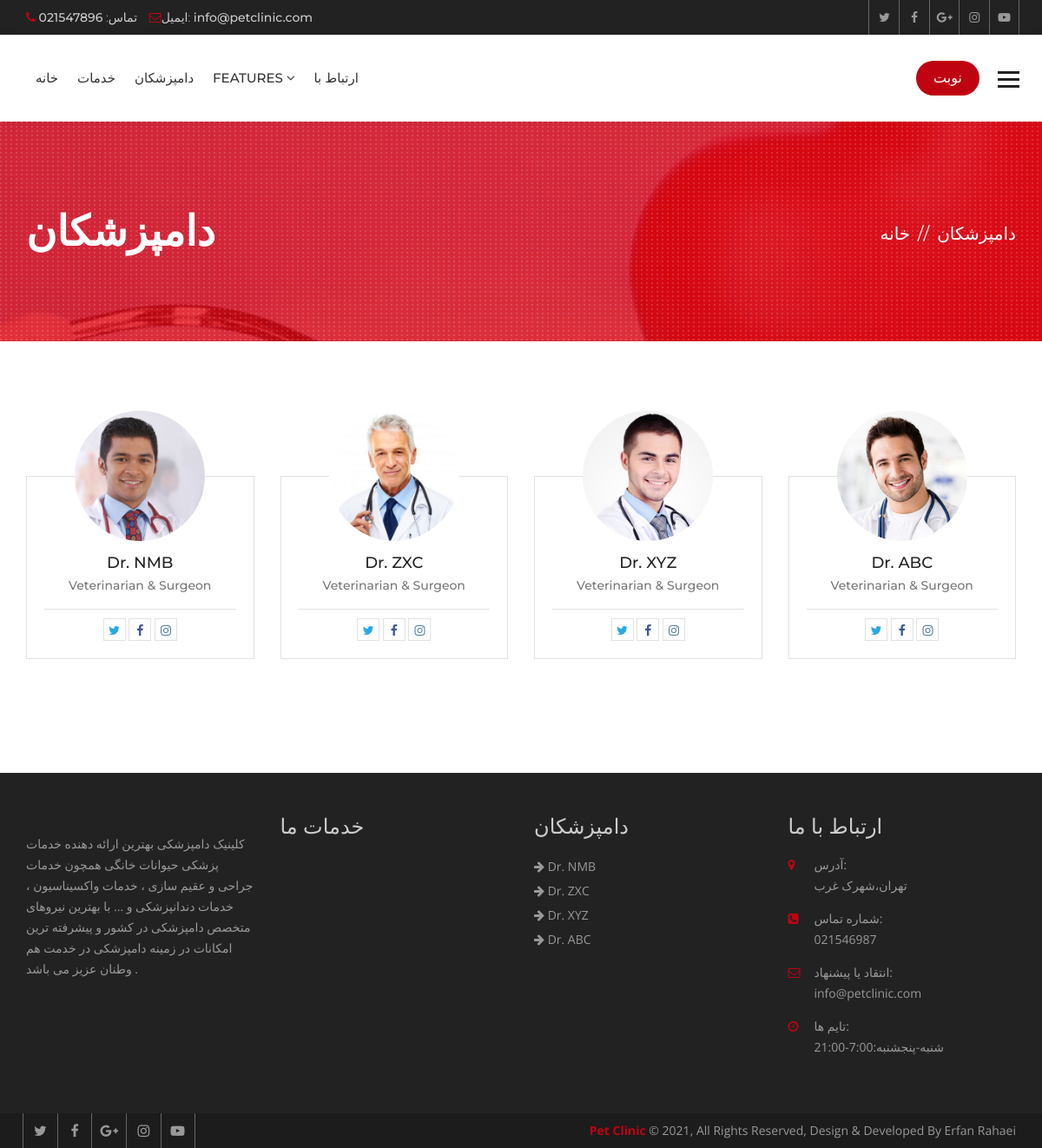
The app's page /doctors/ with its own data.
### hospital/models.py (models this page shows, shortened)
class Doctor(models.Model):
    name = models.CharField(max_length=120)
    speciality = models.CharField(max_length=120)
    picture = models.ImageField(upload_to="doctors/")
    details = models.TextField()
    experience = models.TextField()
    expertize = models.ManyToManyField(to='Expertize', related_name='doctors')
    twitter = models.CharField(max_length=120, blank=True, null=True)
    facebook = models.CharField(max_length=120, blank=True, null=True)
    instagram = models.CharField(max_length=120, blank=True, null=True)

### hospital/views.py (the view)
# urls.py: path('doctors/', views.DoctorListView.as_view(), name="doctors"),
class DoctorListView(ListView):
    template_name = 'hospital/team.html'
    queryset = Doctor.objects.all()
    paginate_by = 8

### hospital/context_processors.py (called while the page is built)
def footer_content(request):
    services = Service.objects.all()
    doctors = Doctor.objects.all()
    context = {
        'services': services,
        'doctors': doctors
    }
    return context

### templates/hospital/team.html (shortened to what this page needs)
{% extends 'base.html' %}
{% block maincontent %}
<div class="inner-banner">
  <div class="container">
    <div class="row">
      <div class="col-md-7">
        <h1>دامپزشکان</h1>
      </div>
      <div class="col-md-5">
        <ol class="breadcrumb">
          <li><a href="{% url 'index' %}">خانه</a></li>
          <li class="active">دامپزشکان</li>
        </ol>
      </div>
    </div>
  </div>
</div>
<div class="main-content">
  <div class="team-page">
    <div class="container">
      <div class="row">
        {% for doctor in object_list %}
        <div class="col-md-3 col-sm-6">
          <div class="team-box mb50">
            <div class="team-thumb">  <img src="{{ doctor.picture.url }}" alt=""></div>
            <div class="team-text">
              <h5><a href="{% url 'doctor_details' doctor.id %}">{{ doctor.name }}</a></h5>
              <strong>{{ doctor.speciality }}</strong>
              <ul class="team-social">
                {% if doctor.twitter %}
                <li><a class="tw" href="{{ doctor.twitter }}"><i class="fa fa-twitter" aria-hidden="true"></i></a></li>
                {% endif %}
                {% if doctor.facebook %}
                <li><a class="fb" href="{{ doctor.facebook }}"><i class="fa fa-facebook" aria-hidden="true"></i></a>
                </li>
                {% endif %}
                {% if doctor.instagram %}
                <li><a class="insta" href="{{ doctor.instagram }}"><i class="fa fa-instagram"
                      aria-hidden="true"></i></a></li>
                {% endif %}
              </ul>
            </div>
          </div>
        </div>
        {% endfor %}
      </div>
      <div class="row">
        <div class="col-md-12">
        </div>
      </div>
    </div>
  </div>
</div>
{% endblock maincontent %}

### templates/base.html (shortened to what this page needs)
{% load static %}
<!DOCTYPE html>
<html lang="en">
<head>
  {% include 'partials/_css.html' %}
</head>
<body>
  <div class="wrapper">
    {% include 'partials/_header.html' %}
    {% block maincontent %}
    {% endblock maincontent %}
    {% include 'partials/_footer.html' %}
    {% include 'partials/_js.html' %}
</body>
</html>

### templates/partials/_css.html (shortened to what this page needs)
{% load static %}
<link href="{% static 'pet_clinic/css/custom.css' %}" rel="stylesheet">
<link href="{% static 'pet_clinic/css/bootstrap.min.css' %}" rel="stylesheet">
<link href="{% static 'pet_clinic/css/color.css' %}" rel="stylesheet">
<link href="{% static 'pet_clinic/css/responsive.css' %}" rel="stylesheet">
<link href="{% static 'pet_clinic/css/font-awesome.min.css' %}" rel="stylesheet">
<link href="{% static 'pet_clinic/css/prettyPhoto.css' %}" rel="stylesheet">
<link href="{% static 'pet_clinic/css/owl.carousel.min.css' %}" rel="stylesheet">
<link href="{% static 'pet_clinic/css/bootstrap-datetimepicker.min.css' %}" rel="stylesheet">

### templates/partials/_header.html (shortened to what this page needs)
{% load static %}
<header class="site-header">
  <div class="top-bar">
    <div class="container">
      <div class="row">
        <div class="col-md-6 col-sm-8">
          <ul>
            <li><i class="fa fa-phone" aria-hidden="true"></i> تماس: <strong>021547896</strong></li>
            <li><i class="fa fa-envelope-o" aria-hidden="true"></i>ایمیل: <strong>info@petclinic.com</strong>
            </li>
          </ul>
        </div>
        <div class="col-md-6 col-sm-4 top-social"> <a href="#"><i class="fa fa-twitter" aria-hidden="true"></i></a>
          <a href="#"><i class="fa fa-facebook" aria-hidden="true"></i></a> <a href="#"><i class="fa fa-google-plus"
              aria-hidden="true"></i></a> <a href="#"><i class="fa fa-instagram" aria-hidden="true"></i></a> <a
            href="#"><i class="fa fa-youtube-play" aria-hidden="true"></i></a> </div>
      </div>
    </div>
  </div>
  <div class="nav-logo-area">
    <div class="container">
      <div class="row">
        <div class="col-md-12">
          <nav class="navbar navbar-default">
            <div class="collapse navbar-collapse" id="bs-example-navbar-collapse-1">
              <ul class="nav navbar-nav">
                <li><a href="{% url 'index' %}">خانه</a></li>
                <li><a href="{% url 'services' %}">خدمات</a></li>
                <li><a href="{% url 'doctors' %}">دامپزشکان</a></li>
                <li class="dropdown"> <a href="#" class="dropdown-toggle" data-toggle="dropdown" role="button"
                    aria-haspopup="true" aria-expanded="false">Features <span class="fa fa-angle-down"></span></a>
                </li>
                <li><a href="{% url 'contact' %}">ارتباط با</a></li>
              </ul>
              <ul class="nav navbar-nav navbar-right">
                <li><a class="appoint" href="{% url 'appointment' %}">نوبت</a></li>
                <li> <a id="menu-toggle" href="#" class="toggle"><img src="{% static 'pet_clinic/images/bars.png' %}"
                      alt=""></a> </li>
              </ul>
            </div>
          </nav>
        </div>
      </div>
    </div>
  </div>
</header>

### templates/partials/_sidebar.html (shortened to what this page needs)
{% load static %}

### templates/partials/_slider.html (shortened to what this page needs)
{% load static %}

### templates/partials/_footer.html (shortened to what this page needs)
{% load static %}
<footer class="footer">
  <div class="footer-widgets">
    <div class="container">
      <div class="row">
        <div class="col-md-3 col-sm-6">
          <div class="widget"> <img class="ft-logo" src="{% static 'pet_clinic/images/logof.png' %}" alt="">
            <p>کلینیک دامپزشکی بهترین ارائه دهنده خدمات پزشکی حیوانات خانگی همچون خدمات جراحی و عقیم سازی ، خدمات واکسیناسیون ، خدمات دندانپزشکی و … با بهترین نیروهای متخصص دامپزشکی در کشور و پیشرفته ترین امکانات در زمینه دامپزشکی در خدمت هم وطنان عزیز می باشد . </p>
          </div>
        </div>
        <div class="col-md-3 col-sm-6">
          <div class="widget">
            <h3>خدمات ما</h3>
          </div>
        </div>
        <div class="col-md-3 col-sm-6">
          <div class="widget">
            <h3>دامپزشکان</h3>
            <ul>
              {% for doctor in doctors|slice:':8' %}
              <li><a href="{% url 'doctor_details' doctor.id %}"><i class="fa fa-arrow-right"></i> {{ doctor.name }}</a>
              </li>
              {% endfor %}
            </ul>
          </div>
        </div>
        <div class="col-md-3 col-sm-6">
          <div class="widget">
            <h3>ارتباط با ما</h3>
            <address>
              <ul>
                <li> <span class="icon"><i class="fa fa-map-marker" aria-hidden="true"></i></span> <span
                    class="add-text"><strong>آدرس:</strong> تهران،شهرک غرب</span> </li>
                <li> <span class="icon"><i class="fa fa-phone-square" aria-hidden="true"></i></span> <span
                    class="add-text"><strong>شماره تماس:</strong> 021546987</span> </li>
                <li> <span class="icon"><i class="fa fa-envelope-o" aria-hidden="true"></i></span> <span
                    class="add-text"><strong>انتقاد یا پیشنهاد:</strong> info@petclinic.com</span> </li>
                <li> <span class="icon"><i class="fa fa-clock-o" aria-hidden="true"></i></span> <span
                    class="add-text"><strong>تایم ها:</strong>شنبه-پنجشنبه:7:00-21:00</span> </li>
              </ul>
            </address>
          </div>
        </div>
      </div>
    </div>
  </div>
  <div class="footer-cr">
    <div class="container">
      <div class="row">
        <div class="col-md-6">
          <div class="footer-social"> <a href="#"><i class="fa fa-twitter" aria-hidden="true"></i></a> <a href="#"><i
                class="fa fa-facebook" aria-hidden="true"></i></a> <a href="#"><i class="fa fa-google-plus"
                aria-hidden="true"></i></a> <a href="#"><i class="fa fa-instagram" aria-hidden="true"></i></a> <a
              href="#"><i class="fa fa-youtube-play" aria-hidden="true"></i></a>
          </div>
        </div>
        <div class="col-md-6">
          <p><strong>Pet Clinic</strong> © {% now 'Y' %}, All Rights Reserved, Design & Developed By Erfan Rahaei</p>
        </div>
      </div>
    </div>
  </div>
</footer>

### templates/partials/_js.html (shortened to what this page needs)
</div>
{% load static %}

### pet_clinic/static/pet_clinic/css/color.css (style rules this page uses)
.site-header .navbar-default .navbar-nav > li > a:hover, .site-header .navbar-default .navbar-nav > .active > a, .site-header .navbar-default .navbar-nav > .active > a:focus, .site-header .navbar-default .navbar-nav > .active > a:hover, .site-header .navbar-default .navbar-nav > .open > a, .site-header .navbar-default .navbar-nav > .open > a:focus, .site-header .navbar-default .navbar-nav > .open > a:hover, .main-slider .owl-theme .owl-dots .owl-dot.active span, .main-slider .owl-theme .owl-dots .owl-dot:hover span, .site-header .navbar-nav > li > a.appoint, .site-header .navbar-nav > li > a.nav-search, .btn-1, .site-header .dropdown-menu > li > a:after, .app-form input[type="submit"], .header-style-two .nav-area, .learn-more, .play:hover, .cp-tabs .nav-tabs > li.active > a, .cp-tabs .nav-tabs > li.active > a:focus, .cp-tabs .nav-tabs > li.active > a:hover, .site-header .head-search .btn.btn-default, .main-slider .owl-theme .owl-dots .owl-dot.active span, .main-slider .owl-theme .owl-dots .owl-dot:hover span, .service-box-2:after, .Heart-box:hover .v-icon, .Heart-box:hover .v-text, .post-date, .team-two .team-social li a, .team-two .team-box .team-text:after, .book-appointment-widget a, .cp-pagination .pagination > li > a:hover, .cp-pagination .pagination > li > span:hover, .book-app, .submit-btn, .news-thumb .date, .newsletter-form button, .news-detail blockquote, .comment-form input[type="submit"], .pro-hover a, .review-form input[type="submit"], .related-products .owl-dots .owl-dot.active span, .related-products .owl-dots .owl-dot:hover span, .heart-care-services .nav-tabs>li.active>a, .heart-care-services .nav-tabs>li.active>a:focus, .heart-care-services .nav-tabs>li.active>a:hover, .heart-care-services .nav-tabs>li>a:hover, .services-nav h3, .site-header .dropdown-menu > li > a:hover, .features-box:hover, .features-box.selected, .footer .widget .rm, .home-testimonials .owl-theme .owl-dots .owl-dot.active span, .home-testimonials .owl-theme .owl-dots .owl-dot:hover span { background: #bf0311; }
.top-bar li .fa, .top-social a:hover, .view, .services-list .service h3 a:hover, .service-style-1 .service-box .ser-content h3 a:hover, .faqs .panel-default > .panel-heading h4 a, .faqs .panel-default > .panel-heading a::after, .team-text h5 a:hover, .section-title-3 strong, .post-text > h5 a:hover, .read-more:hover, .widget address .icon, .footer .widget a:hover, .footer-cr p strong, .footer-social a:hover, .post-meta li, .post-meta li:after, .post-meta li a, .header-service-area .icon, .header-service-area strong, .section-title-1 strong, .section-title-1 h2, .sectio-title-2 strong, .welcome-text .designation, .Heart-box .v-icon, .phone-icon, .services-nav .side-nav li:hover a, .services-nav .side-nav li.active a, .gallery-thumb .hover-info a, .archives li:before, .search-form button, .date-time, .right-404 strong, .prices, .review .fa, .login-social li, .login-social li a, .heart-care-services .nav-tabs>li>a { color: #bf0311; }

### records on screen
Doctor: picture (picture), name "Dr. NMB", speciality "Veterinarian & Surgeon"
Doctor: picture (picture), name "Dr. ZXC", speciality "Veterinarian & Surgeon"
Doctor: picture (picture), name "Dr. XYZ", speciality "Veterinarian & Surgeon"
Doctor: picture (picture), name "Dr. ABC", speciality "Veterinarian & Surgeon"
